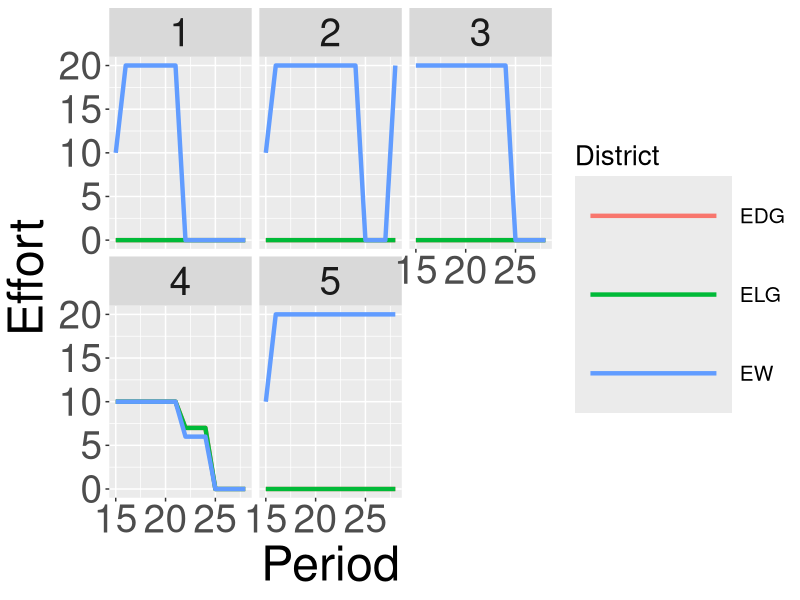
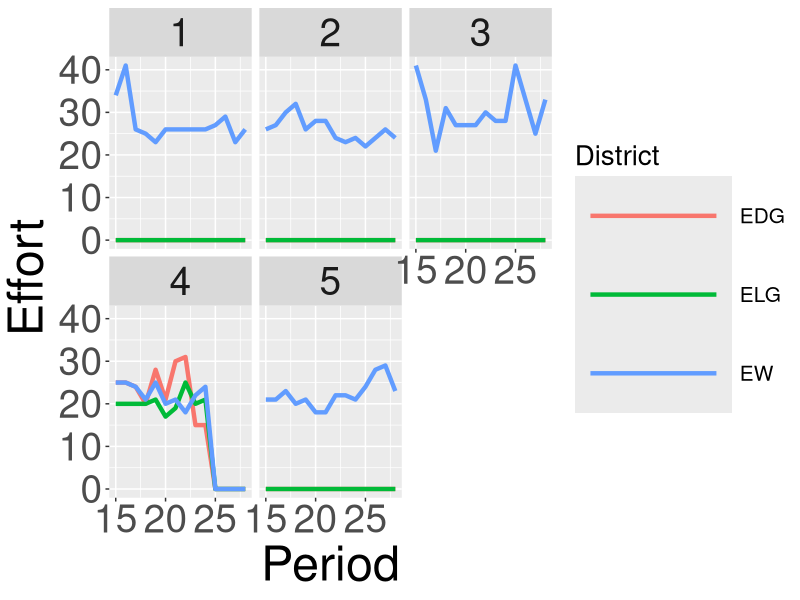
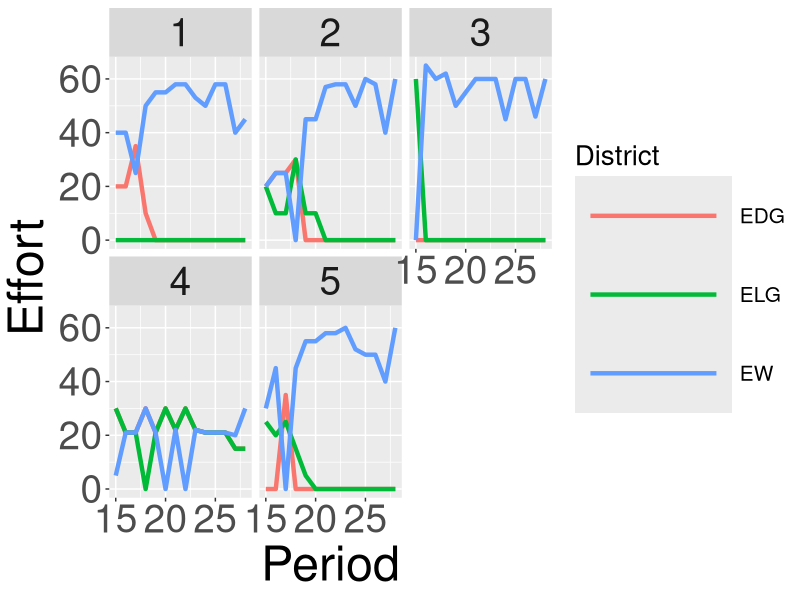
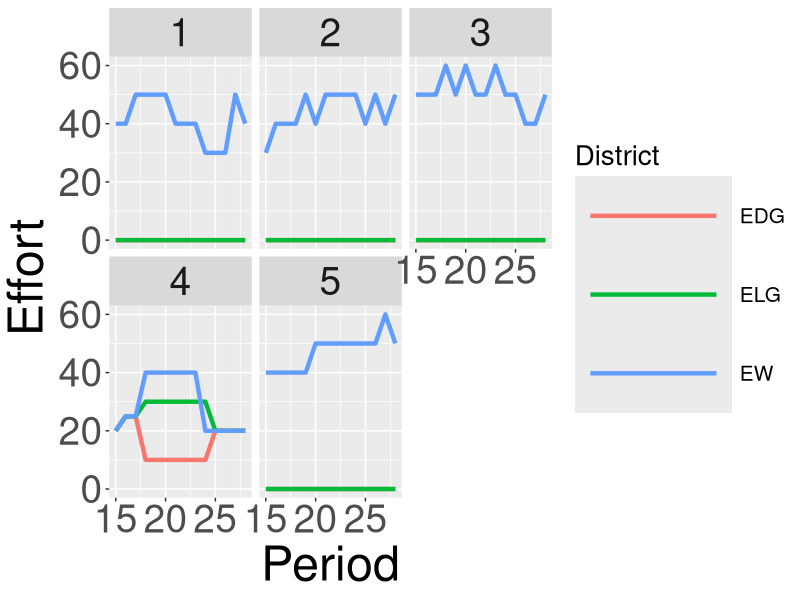
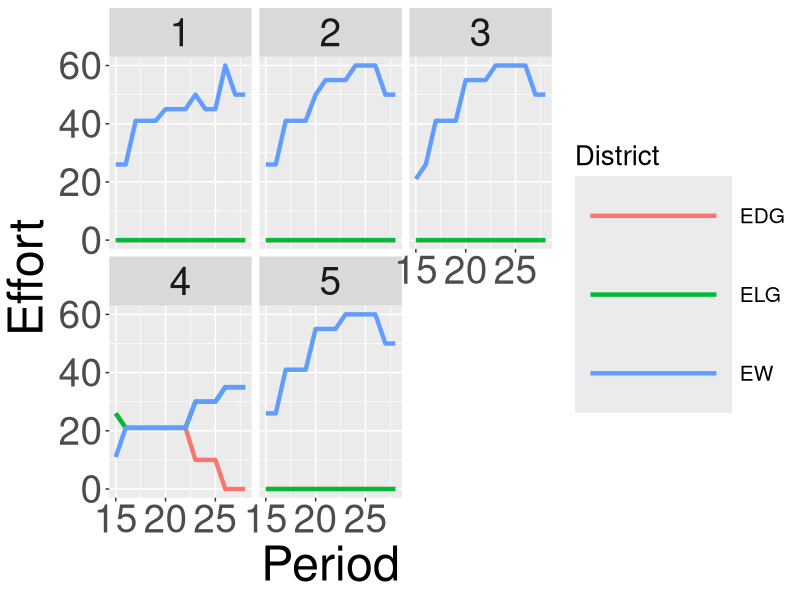
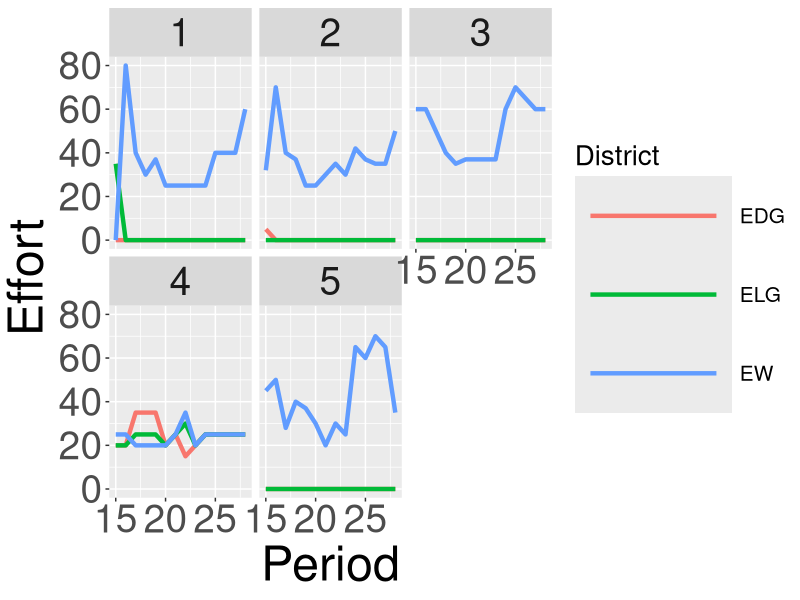
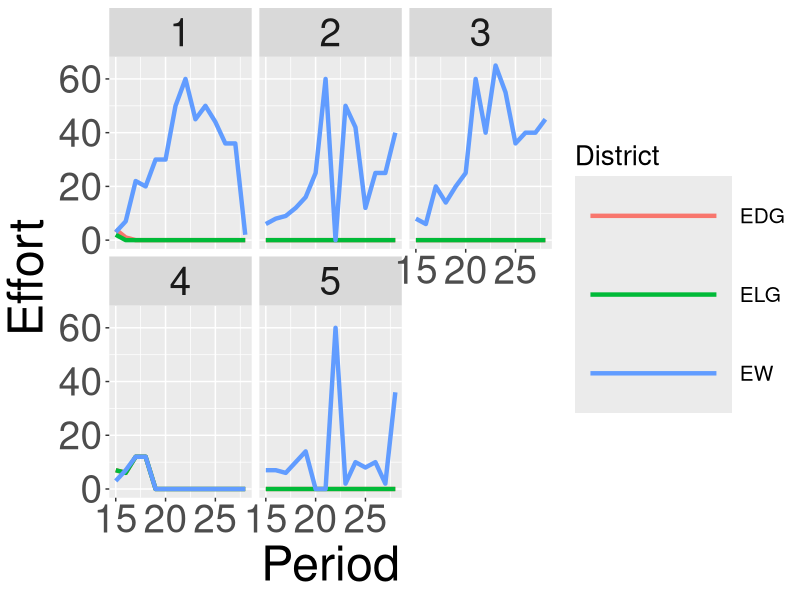
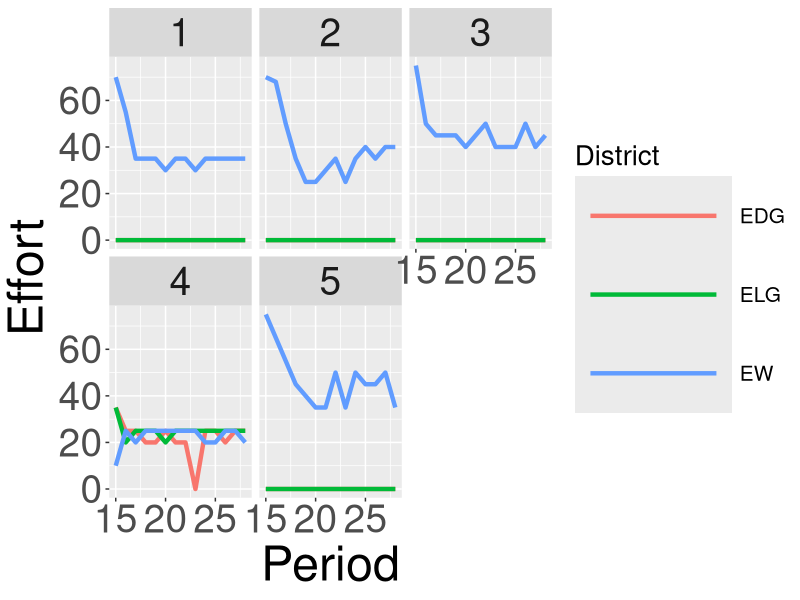

The R script that drew these images, in order:
## ---- chunk 1
knitr::opts_chunk$set(echo = FALSE)
df_clean <- read.csv("Simp_Data_06.csv")
df1 <- subset(df_clean, Subject == 1)
df2 <- subset(df_clean, Subject == 2)
df3 <- subset(df_clean, Subject == 3)
df4 <- subset(df_clean, Subject == 4)
df5 <- subset(df_clean, Subject == 5)
df6 <- subset(df_clean, Subject == 6)
df7 <- subset(df_clean, Subject == 7)
df8 <- subset(df_clean, Subject == 8)
## ---- chunk 2
library(ggplot2)
Fig1 <- ggplot(df1, aes(Period, Effort, color = District)) +
  geom_line(size = 1.5) +
  facet_wrap(~Map) + 
  theme(text = element_text(size=35),
        legend.key.height= unit(2, 'cm'),
        legend.key.width= unit(4, 'cm'),
        legend.title = element_text(size=20),
        legend.text = element_text(size=15))
Fig2 <- ggplot(df2, aes(Period, Effort, color = District)) +
  geom_line(size = 1.5) +
  facet_wrap(~Map) + 
  theme(text = element_text(size=35),
        legend.key.height= unit(2, 'cm'),
        legend.key.width= unit(4, 'cm'),
        legend.title = element_text(size=20),
        legend.text = element_text(size=15))
Fig3 <- ggplot(df3, aes(Period, Effort, color = District)) +
  geom_line(size = 1.5) +
  facet_wrap(~Map) + 
  theme(text = element_text(size=35),
        legend.key.height= unit(2, 'cm'),
        legend.key.width= unit(4, 'cm'),
        legend.title = element_text(size=20),
        legend.text = element_text(size=15))
Fig4 <- ggplot(df4, aes(Period, Effort, color = District)) +
  geom_line(size = 1.5) +
  facet_wrap(~Map) + 
  theme(text = element_text(size=35),
        legend.key.height= unit(2, 'cm'),
        legend.key.width= unit(4, 'cm'),
        legend.title = element_text(size=20),
        legend.text = element_text(size=15))
Fig5 <- ggplot(df5, aes(Period, Effort, color = District)) +
  geom_line(size = 1.5) +
  facet_wrap(~Map) + 
  theme(text = element_text(size=35),
        legend.key.height= unit(2, 'cm'),
        legend.key.width= unit(4, 'cm'),
        legend.title = element_text(size=20),
        legend.text = element_text(size=15))
Fig6 <- ggplot(df6, aes(Period, Effort, color = District)) +
  geom_line(size = 1.5) +
  facet_wrap(~Map) + 
  theme(text = element_text(size=35),
        legend.key.height= unit(2, 'cm'),
        legend.key.width= unit(4, 'cm'),
        legend.title = element_text(size=20),
        legend.text = element_text(size=15))
Fig7 <- ggplot(df7, aes(Period, Effort, color = District)) +
  geom_line(size = 1.5) +
  facet_wrap(~Map) + 
  theme(text = element_text(size=35),
        legend.key.height= unit(2, 'cm'),
        legend.key.width= unit(4, 'cm'),
        legend.title = element_text(size=20),
        legend.text = element_text(size=15))
Fig8 <- ggplot(df8, aes(Period, Effort, color = District)) +
  geom_line(size = 1.5) +
  facet_wrap(~Map) + 
  theme(text = element_text(size=35),
        legend.key.height= unit(2, 'cm'),
        legend.key.width= unit(4, 'cm'),
        legend.title = element_text(size=20),
        legend.text = element_text(size=15))
## ---- chunk 3
print(Fig1)
## ---- chunk 4
print(Fig2)
## ---- chunk 5
print(Fig3)
## ---- chunk 6
print(Fig4)
## ---- chunk 7
print(Fig5)
## ---- chunk 8
print(Fig6)
## ---- chunk 9
print(Fig7)
## ---- chunk 10
print(Fig8)
## ---- chunk 11
df_clean$Map_Choice <- as.character(as.numeric(df_clean$Map_Choice))

ggplot(df_clean, aes(Period, Map_Choice, color = Map_Choice)) +
  geom_point() +
  facet_wrap(~Subject) + ylab("Map Choice") + scale_colour_discrete("Map Choice")
